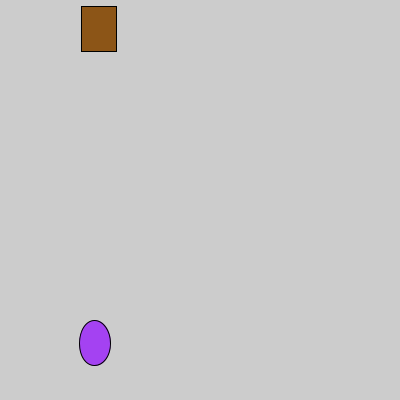
Frame 1 (no input)
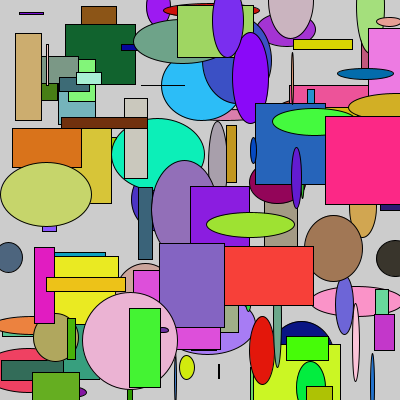
Frame 60 (the mouse pressed at the canvas centre just before this capture)
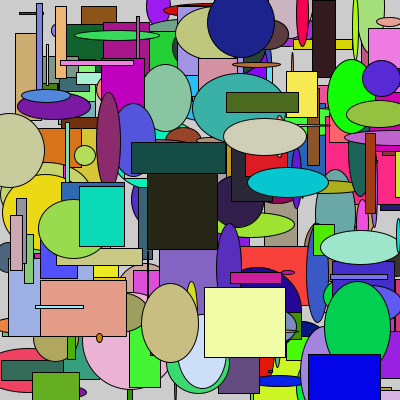
Frame 120 (the mouse held since frame 60 and released just before this capture)

The Processing sketch that drew these frames (run headless with seeded random() and noise(); from frame 60 on, the mouse is pressed at the canvas centre):

// Processing sketch: RandomEllipseRect
// ── RandomEllipseRect.pde
void setup() {
  size(400,400);
}

void draw() {
  fill(random(255), random(255), random(255));
  ellipse(random(400),random(400), random(100), random(100));
  
  fill(random(255), random(255), random(255));
  rect(random(400),random(400), random(100), random(100));
  
  
}
